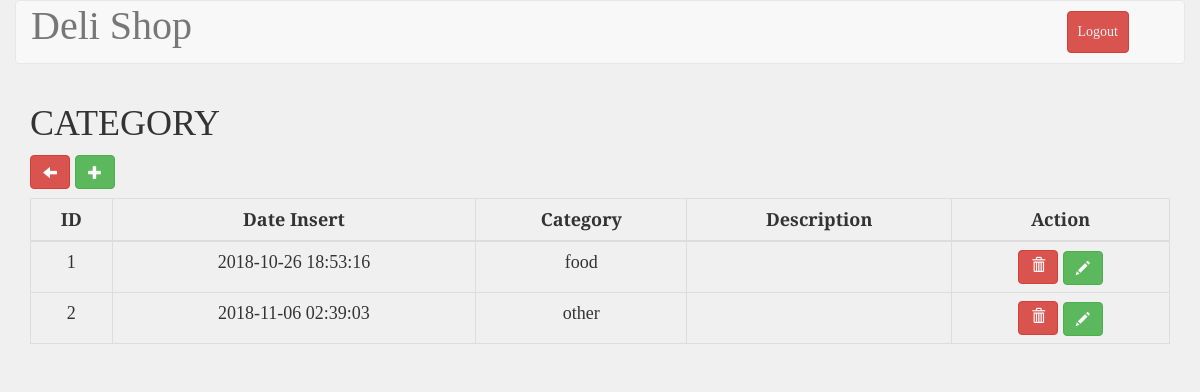
The app's page /kategori.php (signed in), older data.
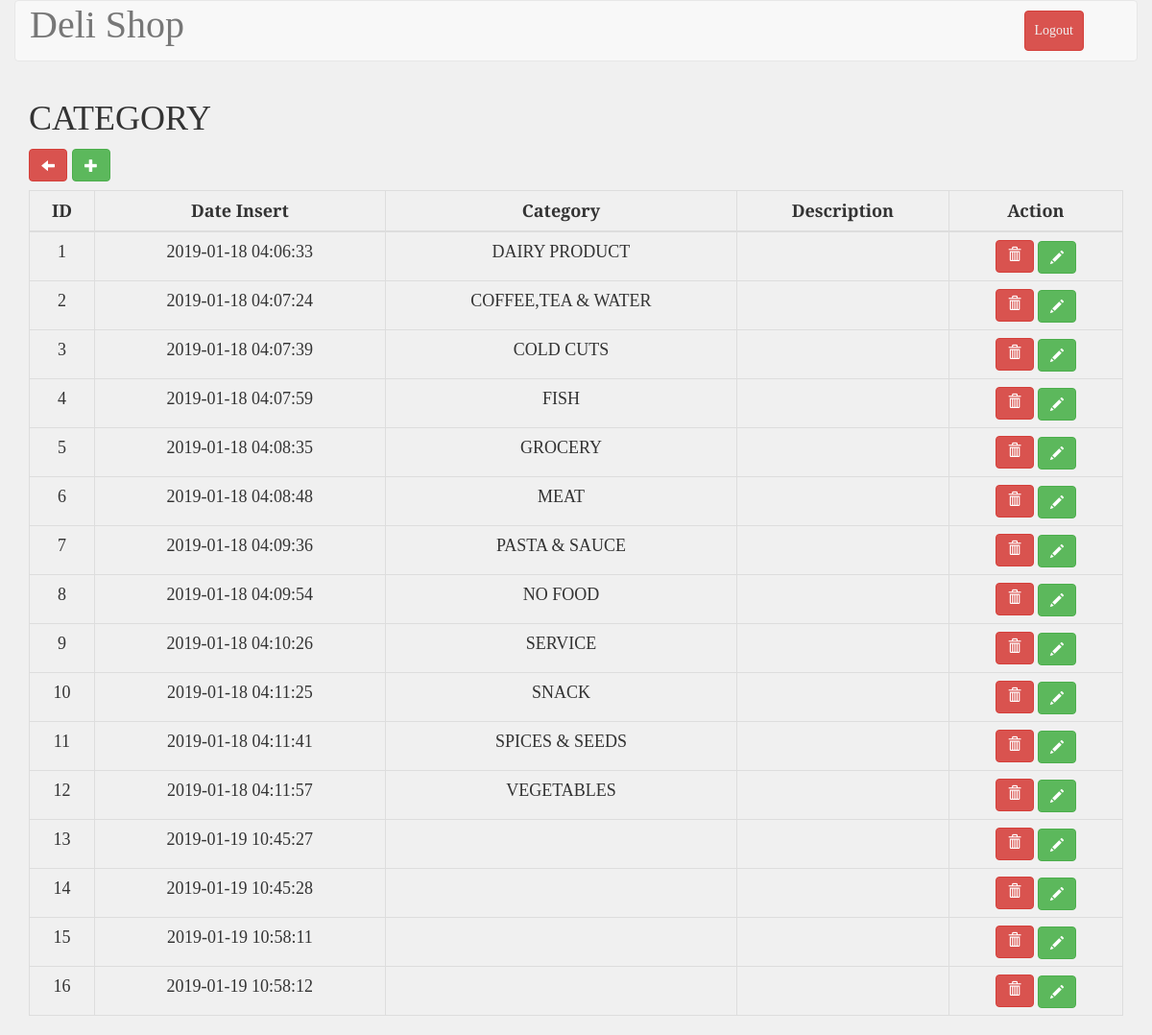
The same page, newer data.
### tables this page shows
CREATE TABLE `tb_kategori` (
  `id` int(11) NOT NULL AUTO_INCREMENT,
  `date_insert` datetime NOT NULL,
  `nm_kategori` varchar(100) NOT NULL,
  `description` text NOT NULL,
  PRIMARY KEY (`id`)
);

### kategori.php (the view, shortened to what this page needs)
<!DOCTYPE html>
<html>
<?php
include_once 'koneksi.php';
$category = mysqli_query($conn, "SELECT * FROM tb_kategori");
?>
    <?php include("./templates/header.php"); ?>
	<link rel="stylesheet" type="text/css" href="./css/stockStyle.css">
	<body>
        <div class="container-fluid" style="">
            <div class="row">
                <div class="col-md-12 header">
                    <nav class="navbar navbar-default" role="navigation">
                        <div class="container-fluid">
                            <div class="navbar-header">
                                <a class="navbar-brand" style="font-size: 40px;" href="#">Deli Shop</a>
                            </div>
                            <div class="collapse navbar-collapse navbar-ex1-collapse">
                                <ul class="nav navbar-nav navbar-right">
                                    <li><a type="button" class="btn btn-danger" style="margin: 10px; padding: 10px;" href="logout.php">Logout</a></li>
                                    <li><a href=""> </a></li>
                                </ul>
                            </div>
                        </div>
                    </nav>
                </div>
            </div>
        </div>
        <div class="container">
            <div class="row">
                <div class="col-md-12" id="mytable">
                <table id="example" class="table table-bordered" style="width: 100%;">
                    <h1>CATEGORY</h1>
                    <a href="administrator.php" style="margin:0 5px 10px 0" type="button" class="btn btn-danger glyphicon glyphicon-arrow-left" ></a>
                    <button class="btn btn-success glyphicon glyphicon-plus" style="margin-bottom:10px" data-toggle="modal" data-target="#exampleModal"></button>
                    <thead>
                        <tr>
                            <th>ID</th>
                            <th>Date Insert</th>
                            <th>Category</th>
                            <th>Description</th>
                            <th>Action</th>
                        </tr>
                    </thead>
                    <tbody>
                        <?php
                        if(count($category)>0)
                        {
                            $no=1;
                            foreach ($category as $data) {?>
                            <tr>
                                <td><?php echo $no ?></td>
                                <td><?php echo $data["date_insert"];?></td>
                                <td><?php echo $data["nm_kategori"];?></td>
                                <td><?php echo $data["description"];?></td>
                                <td>
                                    <button class="btn btn-danger deleteCategory" id="<?php echo $data['id']; ?>"><span class="glyphicon glyphicon-trash"></span></button>
                                    <a type="button" class="btn btn-success glyphicon glyphicon-pencil" href="edit_kategori.php?id=<?php echo $data['id']?>"></a>
                                </td>
                            </tr>
                            <?php
                            $no++;
                            }
                        }
                        ?>
                    </tbody>
                </table>
            </div>
        </div>
	</body>
</html>

Row changes from the older to the newer data that the page shows:
removed tb_kategori: date_insert "2018-10-26 18:53:16", nm_kategori "food"
removed tb_kategori: date_insert "2018-11-06 02:39:03", nm_kategori "other"
added tb_kategori: date_insert "2019-01-18 04:06:33", nm_kategori "DAIRY PRODUCT"
added tb_kategori: date_insert "2019-01-18 04:07:24", nm_kategori "COFFEE,TEA & WATER"
added tb_kategori: date_insert "2019-01-18 04:07:39", nm_kategori "COLD CUTS"
added tb_kategori: date_insert "2019-01-18 04:07:59", nm_kategori "FISH"
added tb_kategori: date_insert "2019-01-18 04:08:35", nm_kategori "GROCERY"
added tb_kategori: date_insert "2019-01-18 04:08:48", nm_kategori "MEAT"
added tb_kategori: date_insert "2019-01-18 04:09:36", nm_kategori "PASTA & SAUCE"
added tb_kategori: date_insert "2019-01-18 04:09:54", nm_kategori "NO FOOD"
added tb_kategori: date_insert "2019-01-18 04:10:26", nm_kategori "SERVICE"
added tb_kategori: date_insert "2019-01-18 04:11:25", nm_kategori "SNACK"
added tb_kategori: date_insert "2019-01-18 04:11:41", nm_kategori "SPICES & SEEDS"
added tb_kategori: date_insert "2019-01-18 04:11:57", nm_kategori "VEGETABLES"
added tb_kategori: date_insert "2019-01-19 10:45:27"
added tb_kategori: date_insert "2019-01-19 10:45:28"
added tb_kategori: date_insert "2019-01-19 10:58:11"
added tb_kategori: date_insert "2019-01-19 10:58:12"
